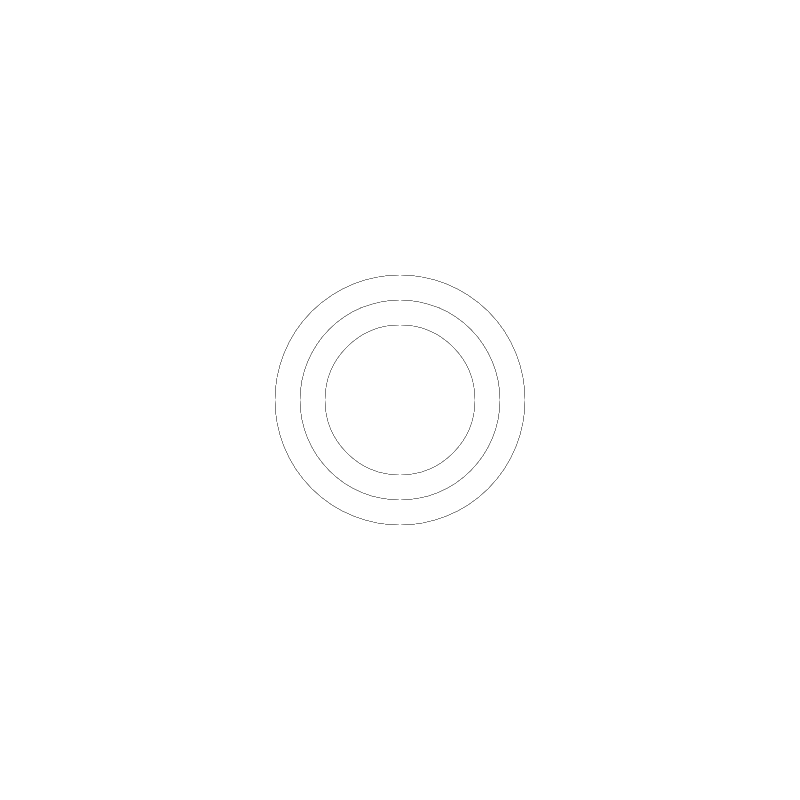
Frame 1 (no input)
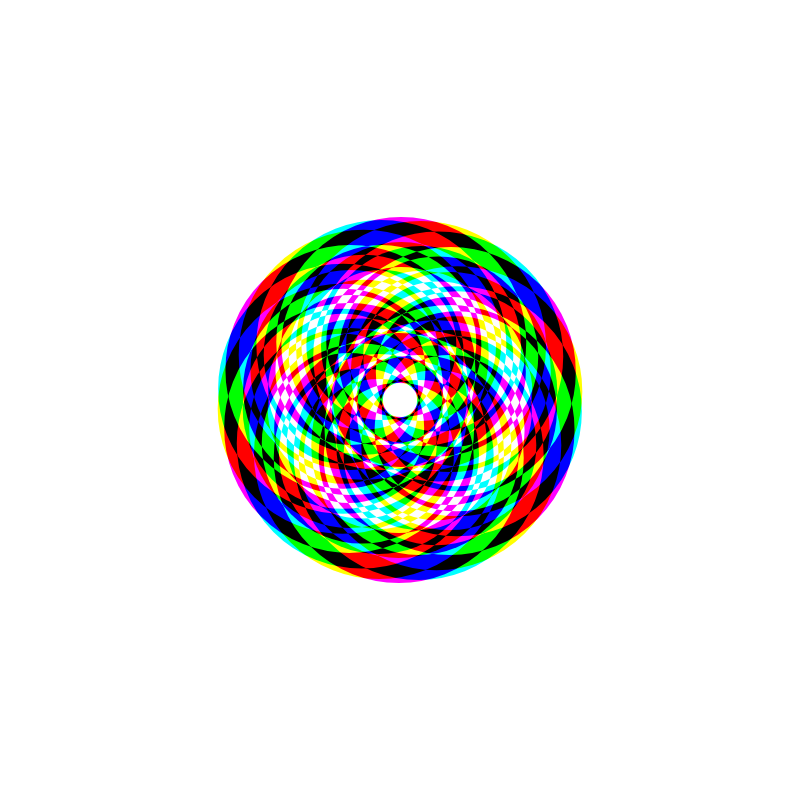
Frame 60 (no input)
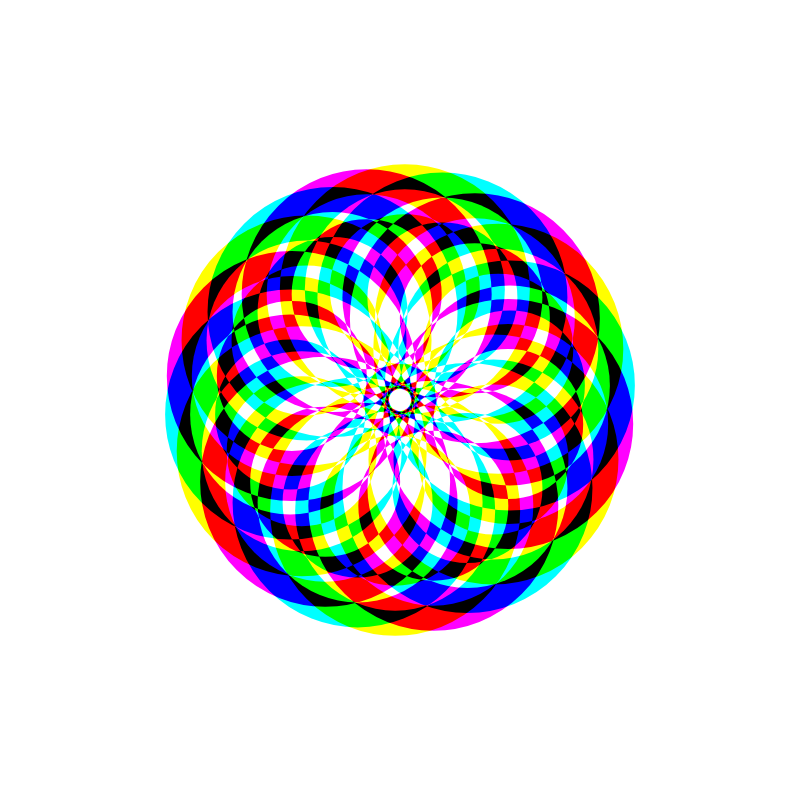
Frame 120 (the mouse pressed at the canvas centre since frame 60)

The p5.js sketch that drew these frames (run headless with seeded random() and noise() and a simulated clock; from frame 60 on, the mouse is pressed at the canvas centre):

// p5.js sketch
// ── sketch.js
var colors;
var nodes = [];
var thick;
var num = 180;

function setup() {
  // put setup code here
  createCanvas(800, 800);
  rectMode(CENTER);
  angleMode(DEGREES);
  noFill();
  strokeWeight(50);
  colors = [color(255, 0, 0), color(0, 255, 0), color(0, 0, 255)];
  makeNodes();
}

function draw() {
  blendMode(BLEND);
  background(255);
  blendMode(EXCLUSION);
  for (let i = 0; i < nodes.length; i++) {
    nodes[i].display();
    nodes[i].move();
  }
}

// FUNCTIONS ********************
function makeNodes() {
  let count = 18;
  nodes.splice(0, nodes.length);
  num = 360 / count;

  let counter = 0;
  for (let i = 0; i < 360; i += num) {
    nodes.push(new node(width / 2, height / 2, i, counter));
    counter++;
  }
}

class node {
  constructor(x, y, a, c) {
    this.x = x;
    this.y = y;
    this.a = a;
    this.i = c;
  }

  move() {
    this.a += 0.125;
    this.x = this.x + sin(this.a * 5);
    this.y = this.y + cos(this.a * 5);
  }

  display() {
    stroke(colors[this.i % 3]);
    fill(colors[(this.i + 1) % 3]);
    ellipse(this.x, this.y, 200, 200, 50);
  }
}
